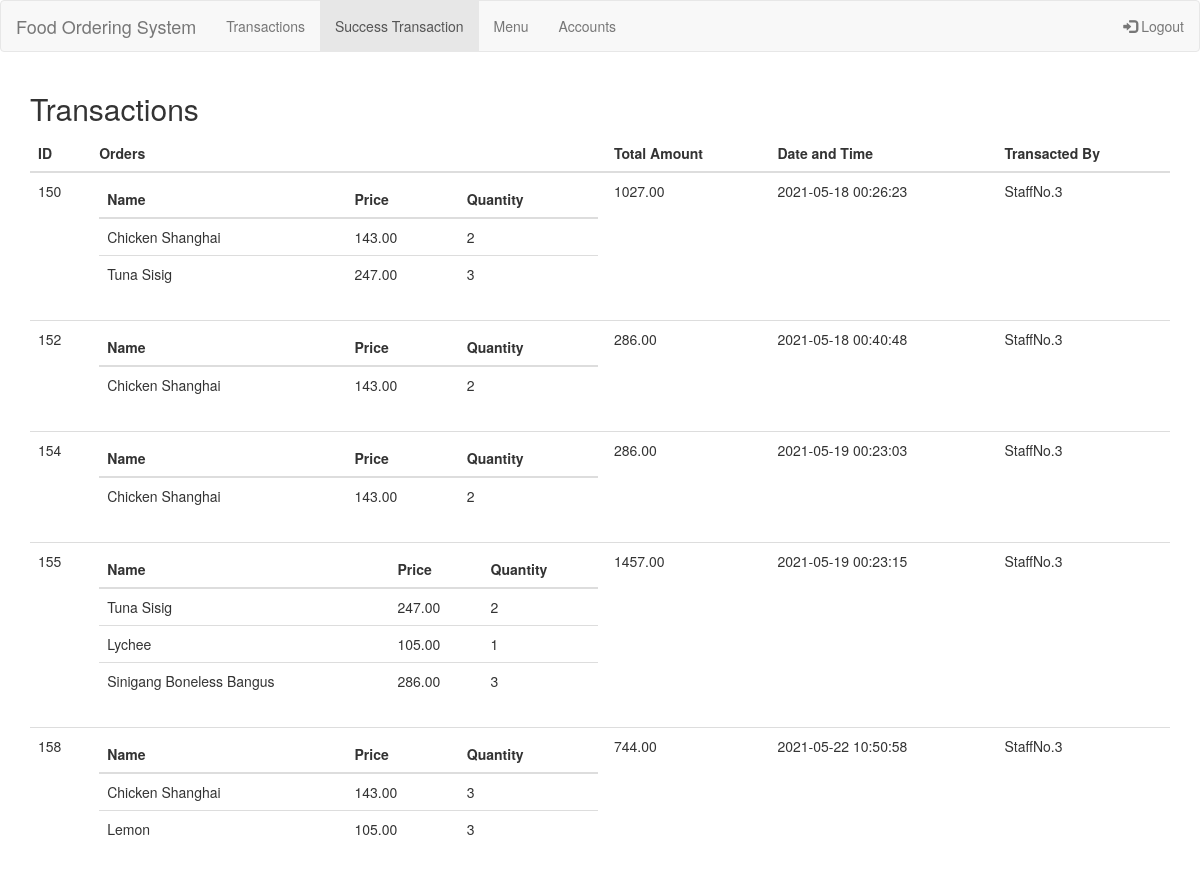
The page /admin/stransaction.php (signed in) on the database its author committed.
### tables this page shows
CREATE TABLE `transactions` (
  `id` int(11) NOT NULL AUTO_INCREMENT,
  `status` varchar(255) DEFAULT NULL,
  `total` decimal(10,2) DEFAULT NULL,
  `datetime` datetime DEFAULT NULL,
  `paymentstatus` varchar(255) DEFAULT NULL,
  `foodserve` varchar(255) DEFAULT NULL,
  `user_id` int(11) DEFAULT NULL,
  PRIMARY KEY (`id`) USING BTREE,
  KEY `user_id` (`user_id`),
  CONSTRAINT `transactions_ibfk_1` FOREIGN KEY (`user_id`) REFERENCES `user_accounts` (`id`)
);

CREATE TABLE `orders` (
  `id` int(11) NOT NULL AUTO_INCREMENT,
  `transaction_id` int(11) DEFAULT NULL,
  `menu_id` int(11) DEFAULT NULL,
  `quantity` varchar(255) DEFAULT NULL,
  PRIMARY KEY (`id`) USING BTREE,
  KEY `transaction_id` (`transaction_id`) USING BTREE,
  KEY `menu_id` (`menu_id`) USING BTREE,
  CONSTRAINT `orders_ibfk_1` FOREIGN KEY (`transaction_id`) REFERENCES `transactions` (`id`),
  CONSTRAINT `orders_ibfk_2` FOREIGN KEY (`menu_id`) REFERENCES `menu` (`id`)
);

CREATE TABLE `menu` (
  `id` int(11) NOT NULL AUTO_INCREMENT,
  `name` varchar(255) DEFAULT NULL,
  `price` decimal(10,2) DEFAULT NULL,
  `category` varchar(255) DEFAULT NULL,
  `photo` varchar(255) DEFAULT NULL,
  PRIMARY KEY (`id`) USING BTREE
);

### admin/stransaction.php (the view, shortened to what this page needs)
<!DOCTYPE html>
<html lang="en">
<head>
    <link rel="stylesheet" href="template/bootstrap.min.css">
</head>
<?php include_once("../dbconfig.php"); ?>
<body>
    <nav class="navbar navbar-default">
        <div class="container-fluid">
            <div class="navbar-header">
                <a class="navbar-brand" href="#">Food Ordering System</a>
            </div>
            <ul class="nav navbar-nav">
                <li><a href="transaction.php">Transactions</a></li>
		<li class="active"><a href="stransaction.php">Success Transaction</a></li>
                <li><a href="menu.php">Menu</a></li>
		<li><a href="account.php">Accounts</a></li>
            </ul>
            <ul class="nav navbar-nav navbar-right">
                <li><a href="loginsession.php?ses=1"><span class="glyphicon glyphicon-log-in"></span> Logout</a></li>
            </ul>
        </div>
    </nav>
    <div class="container">
        <h2>Transactions</h2>
        <table class="table">
            <thead>
                <tr>
                  <th>ID</th>
                  <th>Orders</th>
                  <th>Total Amount</th>
                  <th>Date and Time</th>
		<th>Transacted By</th>
                </tr>
            </thead>
            <tbody>
                <?php
                $sql = "SELECT
                transactions.id as tid,
                transactions.`status` as tstatus,
                transactions.total as ttotal,
                transactions.datetime as dt,
		transactions.paymentstatus as payments,
		transactions.user_id as userid
                FROM
                transactions
                ";
                $res = mysqli_query($db, $sql);
                if (mysqli_num_rows($res) > 0) {
                    while ($rowTrans = mysqli_fetch_assoc($res)) {
                ?>
<?php if ($rowTrans['tstatus'] == 'Success'){ ?>
                        <tr>
                            <td> <?php echo $rowTrans['tid'] ?> </td>
                            <td>
                                <table class="table">
                                    <thead>
                                        <tr>
                                            <th>Name</th>
                                            <th>Price</th>
                                            <th>Quantity</th>
                                        </tr>
                                    </thead>
                                    <tbody>
                                        <?php
                                        $orders = "
                                        SELECT
                                        menu.id as s_mid,
                                        menu.`name` as mname,
                                        menu.price as mprice,
                                        menu.category,
                                        menu.photo,
                                        orders.id as s_oid,
                                        orders.transaction_id,
                                        orders.menu_id,
                                        orders.quantity as oquantity
                                        FROM
                                        menu
                                        INNER JOIN orders ON orders.menu_id = menu.id WHERE orders.transaction_id = " . $rowTrans['tid'] . " AND  orders.quantity != 0
                                        ";
                                        $result = mysqli_query($db, $orders);
                                        if (mysqli_num_rows($result) > 0) {
                                            while ($row = mysqli_fetch_assoc($result)) {
                                        ?>
                                                <tr>
                                                    <td> <?php echo $row['mname'] ?> </td>
                                                    <td> <?php echo $row['mprice'] ?></td>
                                                    <td> <?php echo $row['oquantity'] ?> </td>
                                                </tr>
                                        <?php
                                            }
                                        }
                                        ?>
                                    </tbody>
                                </table>
                            </td>
                            <td> <?php echo $rowTrans['ttotal'] ?> </td>
                            <td> <?php echo $rowTrans['dt'] ?> </td>
				 <td>StaffNo.<?php echo $rowTrans['userid'] ?></td>
                        </tr>
                <?php
}
                    }
                } else {
                    echo '<script>alert("No data found!")</script>';
                }
                ?>
            </tbody>
        </table>
    </div>
</body>
</html>

### rows shown on the page
transactions: id "150", total "1027.00", datetime "2021-05-18 00:26:23", user "3"
orders: menu.name "Chicken Shanghai", menu.price "143.00", quantity "2"
orders: menu.name "Tuna Sisig", menu.price "247.00", quantity "3"
transactions: id "152", total "286.00", datetime "2021-05-18 00:40:48", user "3"
orders: menu.name "Chicken Shanghai", menu.price "143.00", quantity "2"
transactions: id "154", total "286.00", datetime "2021-05-19 00:23:03", user "3"
orders: menu.name "Chicken Shanghai", menu.price "143.00", quantity "2"
transactions: id "155", total "1457.00", datetime "2021-05-19 00:23:15", user "3"
orders: menu.name "Tuna Sisig", menu.price "247.00", quantity "2"
orders: menu.name "Lychee", menu.price "105.00", quantity "1"
orders: menu.name "Sinigang Boneless Bangus", menu.price "286.00", quantity "3"
transactions: id "158", total "744.00", datetime "2021-05-22 10:50:58", user "3"
orders: menu.name "Chicken Shanghai", menu.price "143.00", quantity "3"
orders: menu.name "Lemon", menu.price "105.00", quantity "3"
